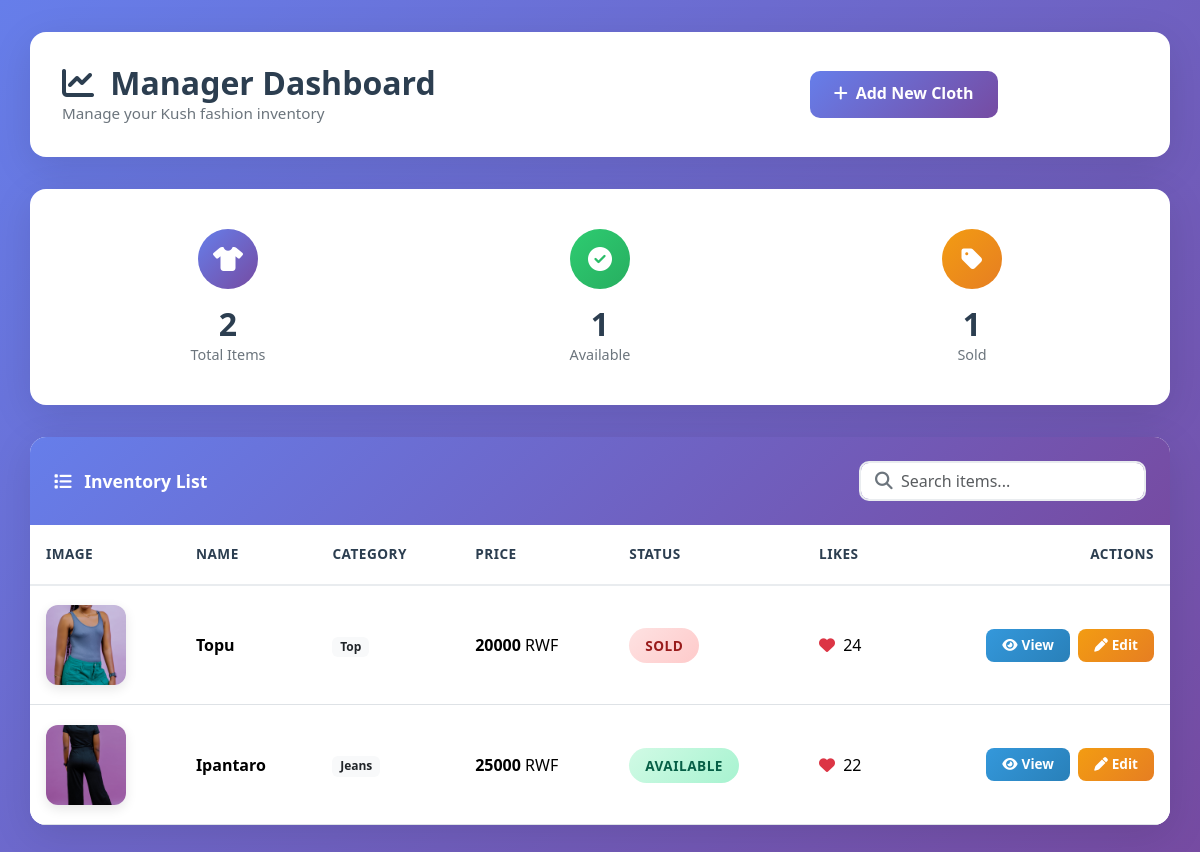
The page /manager/dashboard/ (signed in) on the database its author committed.
### store/models.py (models this page shows, shortened)
class Cloth(models.Model):
    STATUS_CHOICES = [
        ('available', 'Available'),
        ('sold', 'Sold'),
    ]
    name = models.CharField(max_length=200)
    price = models.DecimalField(max_digits=10, decimal_places=2)
    description = models.TextField(blank=True)
    status = models.CharField(max_length=20, choices=STATUS_CHOICES, default='available')
    category = models.ForeignKey(Category, on_delete=models.CASCADE, related_name='clothes')
    manager = models.ForeignKey(User, on_delete=models.CASCADE, limit_choices_to={'is_staff': True})
    image_front = models.ImageField(upload_to='clothes/front/', blank=True, null=True)
    image_left = models.ImageField(upload_to='clothes/left/', blank=True, null=True)
    image_right = models.ImageField(upload_to='clothes/right/', blank=True, null=True)
    likes = models.PositiveIntegerField(default=0)
    created_at = models.DateTimeField(auto_now_add=True)
    updated_at = models.DateTimeField(auto_now=True)

class Category(models.Model):
    name = models.CharField(max_length=100)
    slug = models.SlugField(max_length=100, blank=True, null=True)
    description = models.TextField(blank=True)
    created_at = models.DateTimeField(auto_now_add=True)
    class Meta:
        verbose_name_plural = "Categories"

### store/views.py (the view)
# urls.py: path('manager/dashboard/', views.manager_dashboard, name='manager_dashboard'),
@login_required(login_url='manager_login')
def manager_dashboard(request):
    if not request.user.is_staff:
        return redirect('manager_login')  # Extra security
    clothes = Cloth.objects.filter(manager=request.user)
    total_items = clothes.count()
    available_items = clothes.filter(status='available').count()
    sold_items = clothes.filter(status='sold').count()
    return render(request, 'store/manager_dashboard.html', {
        'clothes': clothes,
        'total_items': total_items,
        'available_items': available_items,
        'sold_items': sold_items
    })

### store/templates/store/manager_dashboard.html (shortened to what this page needs)
<!DOCTYPE html>
<html>
  <head>
    <link
      href="https://cdn.jsdelivr.net/npm/bootstrap@5.3.3/dist/css/bootstrap.min.css"
      rel="stylesheet"
    />
    <link
      rel="stylesheet"
      href="https://cdnjs.cloudflare.com/ajax/libs/font-awesome/6.5.1/css/all.min.css"
    />
  </head>
  <body>
    <div class="container dashboard-container">
      <div class="dashboard-header">
        <div class="d-flex justify-content-between align-items-center flex-wrap gap-3">
          <div>
            <h2>
              <i class="fa-solid fa-chart-line me-2"></i>
              Manager Dashboard
            </h2>
            <p class="subtitle mb-0">Manage your Kush fashion inventory</p>
          </div>
          <div class="d-flex gap-2">
            <a href="{% url 'add_cloth' %}" class="btn btn-primary">
              <i class="fa-solid fa-plus me-2"></i>Add New Cloth
            </a>
            <a href="{% url 'manager_logout' %}" class="btn btn-outline-secondary">
              <i class="fa-solid fa-right-from-bracket me-2"></i>Logout
            </a>
          </div>
        </div>
      </div>
      <div class="stats-card">
        <div class="row">
          <div class="col-md-4">
            <div class="stat-item">
              <div class="stat-icon primary">
                <i class="fa-solid fa-shirt"></i>
              </div>
              <h3 class="stat-value">{{ total_items }}</h3>
              <p class="stat-label">Total Items</p>
            </div>
          </div>
          <div class="col-md-4">
            <div class="stat-item">
              <div class="stat-icon success">
                <i class="fa-solid fa-check-circle"></i>
              </div>
              <h3 class="stat-value">{{ available_items }}</h3>
              <p class="stat-label">Available</p>
            </div>
          </div>
          <div class="col-md-4">
            <div class="stat-item">
              <div class="stat-icon warning">
                <i class="fa-solid fa-tag"></i>
              </div>
              <h3 class="stat-value">{{ sold_items }}</h3>
              <p class="stat-label">Sold</p>
            </div>
          </div>
        </div>
      </div>
      <div class="data-card">
        <div class="data-card-header">
          <div class="d-flex justify-content-between align-items-center flex-wrap gap-3">
            <span>
              <i class="fa-solid fa-list me-2"></i>
              Inventory List
            </span>
            <div class="search-box">
              <i class="fa-solid fa-search"></i>
              <input
                type="text"
                id="searchInput"
                class="form-control"
                placeholder="Search items..."
              />
            </div>
          </div>
        </div>
        <div class="table-responsive">
          <table class="table table-hover align-middle" id="clothesTable">
            <thead>
              <tr>
                <th>Image</th>
                <th>Name</th>
                <th>Category</th>
                <th>Price</th>
                <th>Status</th>
                <th>Likes</th>
                <th class="text-end">Actions</th>
              </tr>
            </thead>
            <tbody>
              {% for cloth in clothes %}
              <tr>
                <td>
                  {% if cloth.image_front %}
                  <img
                    src="{{ cloth.image_front.url }}"
                    alt="{{ cloth.name }}"
                    class="thumb"
                    data-bs-toggle="modal"
                    data-bs-target="#imgModal"
                    data-img="{{ cloth.image_front.url }}"
                  />
                  {% endif %}
                </td>
                <td><strong>{{ cloth.name }}</strong></td>
                <td>
                  <span class="badge bg-light text-dark">
                    {{ cloth.category.name }}
                  </span>
                </td>
                <td><strong>{{ cloth.price|floatformat:0 }}</strong> RWF</td>
                <td>
                  <span class="status-badge {{ cloth.status }}">
                    {{ cloth.get_status_display }}
                  </span>
                </td>
                <td>
                  <i class="fa-solid fa-heart text-danger me-1"></i>
                  {{ cloth.likes|default:0 }}
                </td>
                <td class="text-end">
                  <a
                    class="action-btn btn-view"
                    href="{% url 'cloth_detail' cloth.id %}"
                  >
                    <i class="fa-solid fa-eye me-1"></i>View
                  </a>
                  <a
                    class="action-btn btn-edit ms-1"
                    href="{% url 'edit_cloth' cloth.id %}"
                  >
                    <i class="fa-solid fa-pen me-1"></i>Edit
                  </a>
                </td>
              </tr>
              {% endfor %}
            </tbody>
          </table>
        </div>
      </div>
    </div>
  </body>
</html>

### store/templates/store/manager_dashboard.html (style rules this page uses)
:root { --primary: #667eea; --primary-dark: #5568d3; --secondary: #764ba2; --success: #2ecc71; --danger: #e74c3c; --warning: #f39c12; --dark: #2c3e50; --light: #f8f9fa; }
body { background: linear-gradient(135deg, #667eea 0%, #764ba2 100%); min-height: 100vh; font-family: 'Segoe UI', Tahoma, Geneva, Verdana, sans-serif; }
.dashboard-container { padding: 2rem 0; }
.dashboard-header { background: white; border-radius: 16px; padding: 2rem; margin-bottom: 2rem; box-shadow: 0 10px 40px rgba(0, 0, 0, 0.1); }
.dashboard-header h2 { color: var(--dark); font-weight: 700; margin: 0; }
.dashboard-header .subtitle { color: #6c757d; font-size: 0.95rem; }
.btn-primary { background: linear-gradient(135deg, var(--primary), var(--secondary)); border: none; padding: 0.6rem 1.5rem; border-radius: 10px; font-weight: 600; transition: all 0.3s ease; }
.btn-outline-secondary { border: 2px solid white; color: white; padding: 0.6rem 1.5rem; border-radius: 10px; font-weight: 600; transition: all 0.3s ease; }
.stats-card { background: white; border-radius: 16px; padding: 1.5rem; margin-bottom: 2rem; box-shadow: 0 10px 40px rgba(0, 0, 0, 0.1); }
.stat-item { text-align: center; padding: 1rem; }
.stat-icon { width: 60px; height: 60px; border-radius: 50%; display: flex; align-items: center; justify-content: center; margin: 0 auto 1rem; font-size: 1.5rem; }
.stat-icon.primary { background: linear-gradient(135deg, #667eea, #764ba2); color: white; }
.stat-icon.success { background: linear-gradient(135deg, #2ecc71, #27ae60); color: white; }
.stat-icon.warning { background: linear-gradient(135deg, #f39c12, #e67e22); color: white; }
.stat-value { font-size: 2rem; font-weight: 700; color: var(--dark); margin: 0; }
.stat-label { color: #6c757d; font-size: 0.9rem; margin: 0; }
.data-card { background: white; border-radius: 16px; overflow: hidden; box-shadow: 0 10px 40px rgba(0, 0, 0, 0.1); }
.data-card-header { background: linear-gradient(135deg, #667eea, #764ba2); color: white; padding: 1.5rem; font-weight: 600; font-size: 1.1rem; }
.thumb { width: 80px; height: 80px; object-fit: cover; border-radius: 12px; cursor: pointer; transition: all 0.3s ease; box-shadow: 0 4px 12px rgba(0, 0, 0, 0.1); }
.table { margin: 0; }
.table thead th { border-bottom: 2px solid #e9ecef; color: var(--dark); font-weight: 600; text-transform: uppercase; font-size: 0.85rem; letter-spacing: 0.5px; padding: 1.2rem 1rem; }
.table tbody td { padding: 1.2rem 1rem; vertical-align: middle; }
.table-hover tbody tr { transition: all 0.2s ease; }
.status-badge { padding: 0.5rem 1rem; border-radius: 20px; font-weight: 600; font-size: 0.85rem; text-transform: uppercase; letter-spacing: 0.5px; }
.status-badge.available { background: linear-gradient(135deg, #d1fae5, #a7f3d0); color: #065f46; }
.status-badge.sold { background: linear-gradient(135deg, #fee2e2, #fecaca); color: #991b1b; }
.action-btn { padding: 0.4rem 1rem; border-radius: 8px; font-size: 0.85rem; font-weight: 600; transition: all 0.3s ease; text-decoration: none; display: inline-block; }
.btn-view { background: linear-gradient(135deg, #3498db, #2980b9); color: white; border: none; }
.btn-edit { background: linear-gradient(135deg, #f39c12, #e67e22); color: white; border: none; }
.search-box { position: relative; max-width: 300px; }
.search-box input { border-radius: 10px; padding-left: 2.5rem; border: 2px solid #e9ecef; }
.search-box i { position: absolute; left: 1rem; top: 50%; transform: translateY(-50%); color: #6c757d; }

### rows shown on the page
Cloth: image_front (picture), name "Topu", category.name "Top", price "20000", status "SOLD", likes "24"
Cloth: image_front (picture), name "Ipantaro", category.name "Jeans", price "25000", status "AVAILABLE", likes "22"

### other values the page prints
{{ total_items }} "2"
{{ available_items }} "1"
{{ sold_items }} "1"
